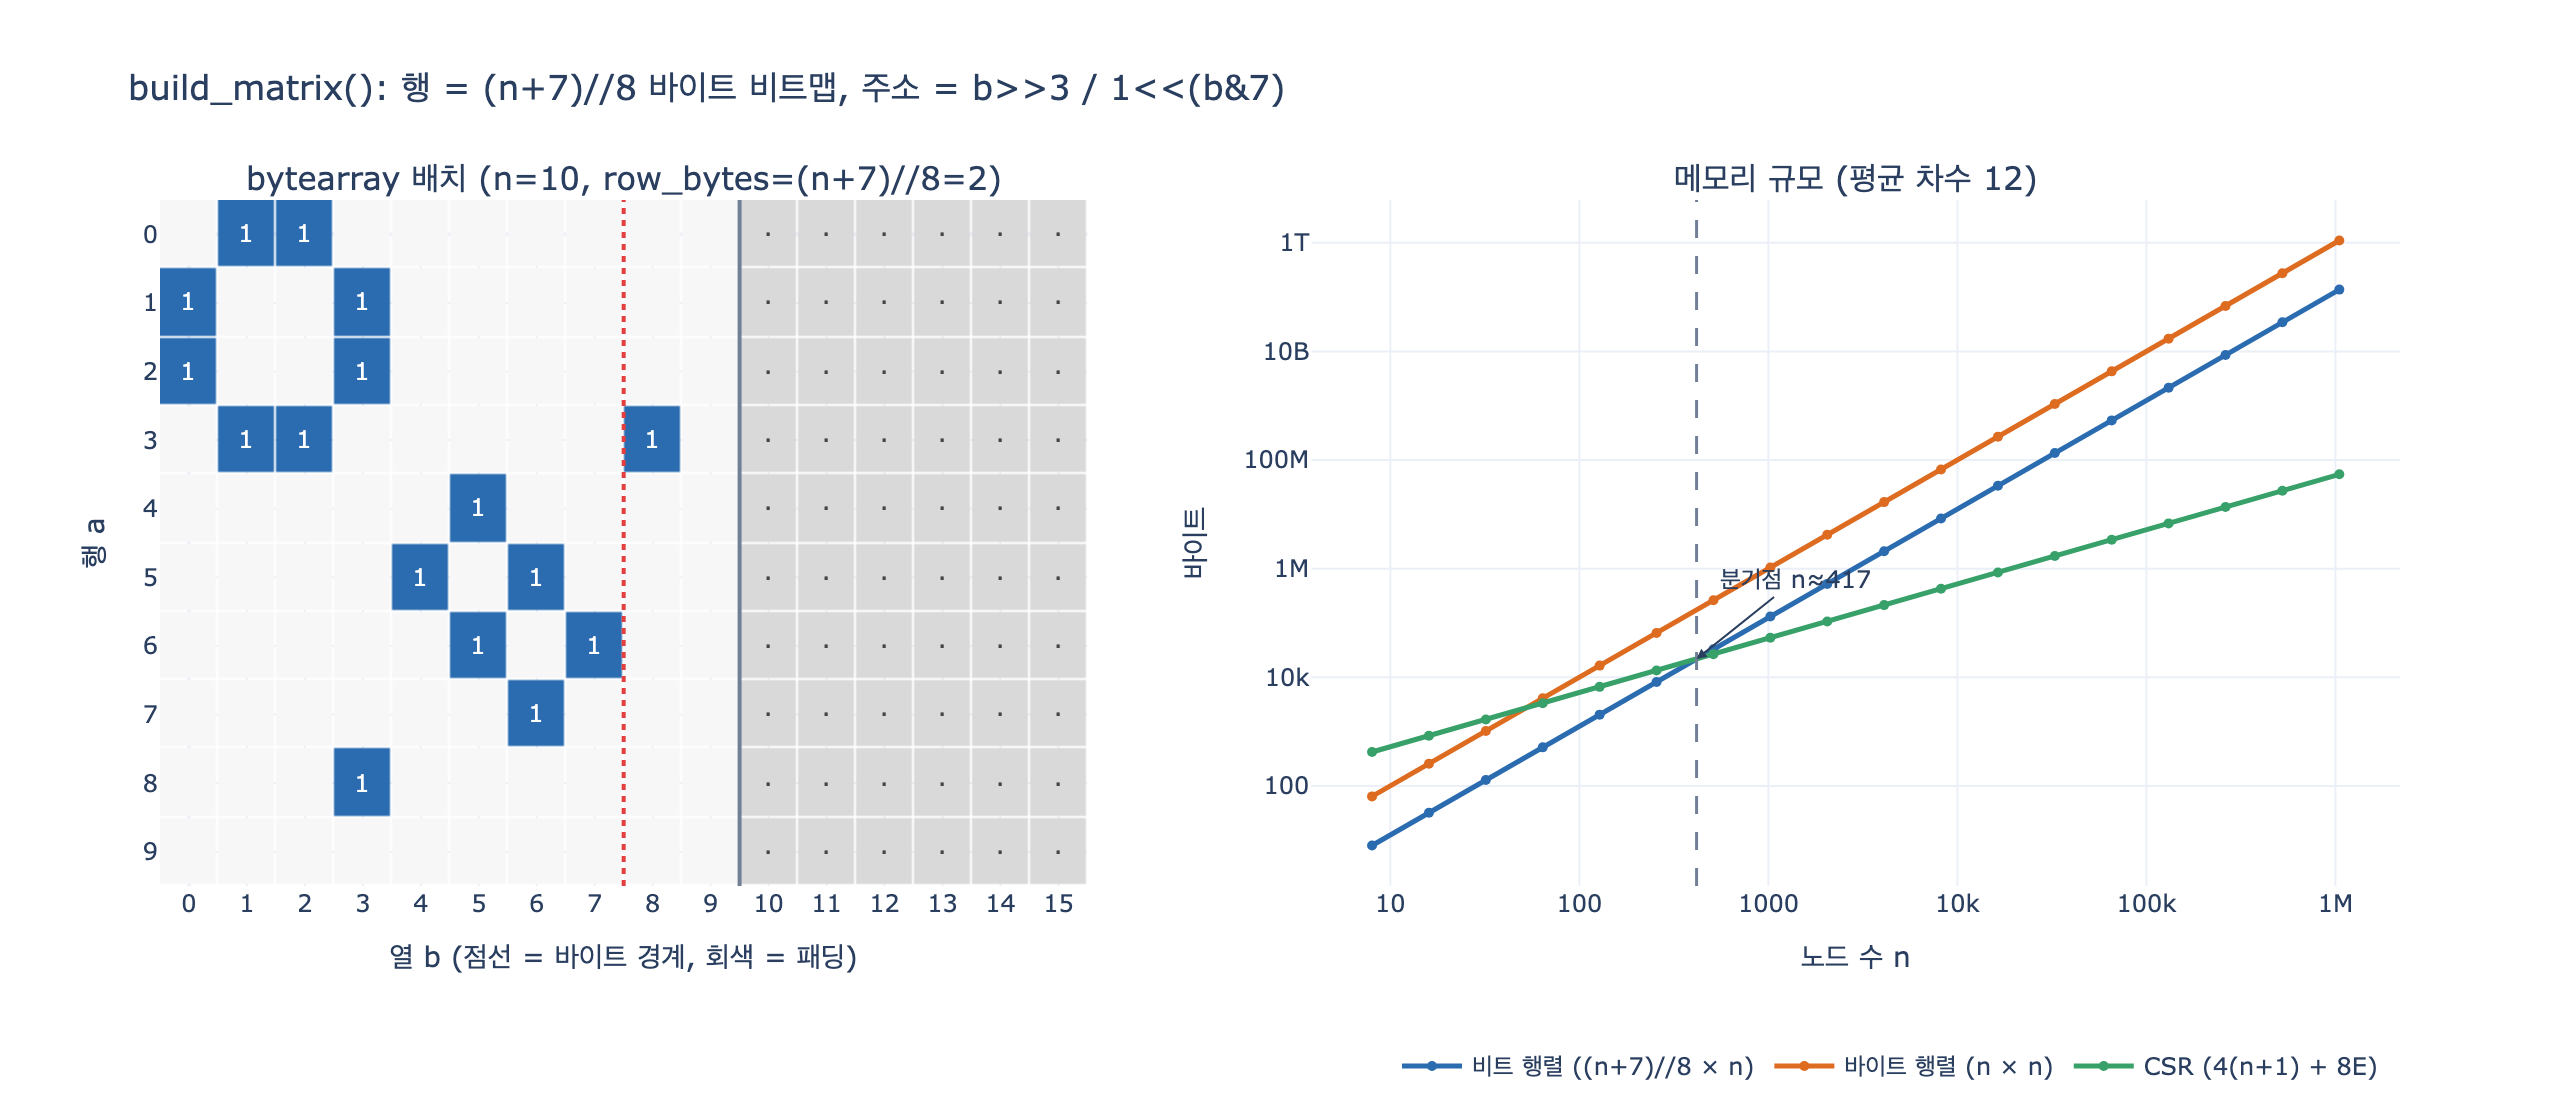

Generate this figure with Python:
# %% [markdown]
# # `build_matrix()` — 인접 행렬을 비트맵으로 압축해 담기
#
# 8장 `ex1_three_forms.py`의 `build_matrix()`는 인접 행렬을 **행마다 비트맵 한 줄**로 만들어
# 하나의 평평한 `bytearray`에 담는다.
#
# - 한 행의 크기: $\lceil n/8 \rceil$ 바이트 = 파이썬 정수 연산으로 `(n + 7) // 8`
# - 전체 크기: `row_bytes * n` 바이트 (`bytearray` 하나, 중첩 없음)
# - 원소 $(a, b)$의 자리: **바이트는 `b >> 3`, 비트는 `1 << (b & 7)`**
#
# $$\text{addr}(a,b) = a \cdot \texttt{row\_bytes} + \left\lfloor \frac{b}{8} \right\rfloor,
# \qquad \text{mask}(b) = 2^{\,b \bmod 8}$$
#
# 필요 패키지: plotly, kaleido (마지막 시각화 셀에서만 사용. 없으면 그 셀만 건너뛴다)

# %%
import sys


def _show(fig):
    try:
        from IPython import get_ipython

        if get_ipython() is not None:
            fig.show()
    except ImportError:
        pass


# 아주 작은 무향 그래프. 노드 0~9, 노드 9는 일부러 고립시킨다.
N = 10
EDGES = [(0, 1), (0, 2), (1, 3), (2, 3), (3, 8), (4, 5), (5, 6), (6, 7)]
print("노드 수 n =", N)
print("엣지     =", EDGES)
# 출력: 노드 수 n = 10
# 출력: 엣지     = [(0, 1), (0, 2), (1, 3), (2, 3), (3, 8), (4, 5), (5, 6), (6, 7)]

# %% [markdown]
# ## 1단계 — 왜 `(n + 7) // 8`인가
#
# 한 행에는 비트가 $n$개 필요하다. 그런데 메모리는 **바이트 단위**로만 살 수 있다.
# 그래서 8로 나눈 뒤 **올림**해야 한다.
#
# $$\texttt{(n + 7) // 8} \;=\; \left\lceil \frac{n}{8} \right\rceil$$
#
# `+7`은 「나머지가 1이라도 있으면 한 칸 더」를 정수 나눗셈만으로 표현하는 관용구다.
# 부동소수점(`math.ceil(n/8)`)을 쓰지 않아 큰 $n$에서도 오차가 없다.

# %%
import math

print(f"{'n':>4} {'(n+7)//8':>10} {'ceil(n/8)':>10} {'n//8':>6} {'낭비 비트':>9}")
for n in (1, 7, 8, 9, 15, 16, 17, 63, 64, 10_000):
    row_bytes = (n + 7) // 8
    print(f"{n:>4} {row_bytes:>10} {math.ceil(n / 8):>10} {n // 8:>6} {row_bytes * 8 - n:>9}")
# 출력:    n   (n+7)//8  ceil(n/8)   n//8     낭비 비트
# 출력:    1          1          1      0         7
# 출력:    7          1          1      0         1
# 출력:    8          1          1      1         0
# 출력:    9          2          2      1         7
# 출력:   15          2          2      1         1
# 출력:   16          2          2      2         0
# 출력:   17          3          3      2         7
# 출력:   63          8          8      7         1
# 출력:   64          8          8      8         0
# 출력: 10000       1250       1250   1250         0
# (n//8 은 내림이라 9→1, 15→1, 63→7 로 틀린다. 반드시 올림이어야 한다.)

# %%
# n // 8 은 틀린다(내림). 큰 n 에서 float 은 정밀도가 무너진다.
big = 2**53 + 1
print("(n+7)//8  =", (big + 7) // 8)
print("ceil(n/8) =", math.ceil(big / 8), "  ← float 로 반올림되어 어긋난다")
print("일치?     =", (big + 7) // 8 == math.ceil(big / 8))
# 출력: (n+7)//8  = 1125899906842625
# 출력: ceil(n/8) = 1125899906842624   ← float 로 반올림되어 어긋난다
# 출력: 일치?     = False

# %% [markdown]
# ## 2단계 — 비트 주소 계산: `b >> 3` 과 `b & 7`
#
# 비트 번호 $b$를 (바이트 번호, 바이트 안의 비트 번호)로 쪼개는 일은 그냥 **8로 나눈 몫과 나머지**다.
# 8은 $2^3$이므로 나눗셈 대신 시프트/마스크로 쓴다.
#
# $$b \gg 3 = \left\lfloor \frac{b}{8} \right\rfloor, \qquad b \,\&\, 7 = b \bmod 8$$
#
# `7 = 0b111`이라 하위 3비트만 남기고, `>> 3`은 그 하위 3비트를 버린다.
# 두 연산이 $b$의 비트를 **겹치지 않게 정확히 나눠 갖는다**.

# %%
print(f"{'b':>3} {'2진수':>10} {'b>>3':>5} {'b&7':>4} {'divmod(b,8)':>13} {'1<<(b&7)':>9} {'마스크':>10}")
for b in (0, 1, 5, 7, 8, 9, 15, 16, 23, 42):
    print(
        f"{b:>3} {bin(b):>10} {b >> 3:>5} {b & 7:>4} {str(divmod(b, 8)):>13} "
        f"{1 << (b & 7):>9} {format(1 << (b & 7), '08b'):>10}"
    )
# 출력:   b        2진수  b>>3  b&7   divmod(b,8)  1<<(b&7)        마스크
# 출력:   0        0b0     0    0        (0, 0)         1   00000001
# 출력:   1        0b1     0    1        (0, 1)         2   00000010
# 출력:   5      0b101     0    5        (0, 5)        32   00100000
# 출력:   7      0b111     0    7        (0, 7)       128   10000000
# 출력:   8     0b1000     1    0        (1, 0)         1   00000001
# 출력:   9     0b1001     1    1        (1, 1)         2   00000010
# 출력:  15     0b1111     1    7        (1, 7)       128   10000000
# 출력:  16    0b10000     2    0        (2, 0)         1   00000001
# 출력:  23    0b10111     2    7        (2, 7)       128   10000000
# 출력:  42   0b101010     5    2        (5, 2)         4   00000100

# %%
# 항등식 확인: 모든 b 에 대해 (b>>3, b&7) == divmod(b, 8)
ok = all((b >> 3, b & 7) == divmod(b, 8) for b in range(100_000))
# 그리고 b = 8*(b>>3) + (b&7) 로 되돌릴 수 있다 (정보 손실 없음)
back = all(8 * (b >> 3) + (b & 7) == b for b in range(100_000))
print("(b>>3, b&7) == divmod(b, 8) :", ok)
print("8*(b>>3) + (b&7) == b       :", back)
# 출력: (b>>3, b&7) == divmod(b, 8) : True
# 출력: 8*(b>>3) + (b&7) == b       : True

# %% [markdown]
# ## 3단계 — set / test / clear
#
# 비트 하나를 다루는 세 가지 연산. 마스크 $m = 2^{b \bmod 8}$ 를 만들어 놓고,
#
# | 하는 일 | 연산 | 뜻 |
# |---|---|---|
# | **set** (엣지 추가) | `buf[i] \|= m` | 그 비트만 1로 |
# | **test** (엣지 확인) | `bool(buf[i] & m)` | 그 비트만 남기고 본다 |
# | **clear** (엣지 삭제) | `buf[i] &= ~m & 0xFF` | 그 비트만 0으로 |
#
# `|=`(OR)는 **멱등(idempotent)**이다. 같은 엣지를 두 번 넣어도 결과가 같다.
# 그래서 `build_matrix()`는 중복 엣지를 따로 걸러내지 않는다.

# %%
def bit_addr(a, b, row_bytes):
    """(행 a, 열 b) → (바이트 인덱스, 비트 마스크)"""
    return a * row_bytes + (b >> 3), 1 << (b & 7)


def bit_set(m, a, b, row_bytes):
    i, mask = bit_addr(a, b, row_bytes)
    m[i] |= mask


def bit_test(m, a, b, row_bytes):
    i, mask = bit_addr(a, b, row_bytes)
    return bool(m[i] & mask)


def bit_clear(m, a, b, row_bytes):
    i, mask = bit_addr(a, b, row_bytes)
    m[i] &= ~mask & 0xFF  # 파이썬 int 는 무한 비트라 0xFF 로 잘라 준다


ROW_BYTES = (N + 7) // 8
probe = bytearray(ROW_BYTES * N)
print("row_bytes =", ROW_BYTES, " 전체 =", len(probe), "바이트")
print("초기 (3,8)  :", bit_test(probe, 3, 8, ROW_BYTES))
bit_set(probe, 3, 8, ROW_BYTES)
print("set 후      :", bit_test(probe, 3, 8, ROW_BYTES))
bit_set(probe, 3, 8, ROW_BYTES)  # 두 번 넣어도 같다 (멱등)
print("두 번 set 후:", bit_test(probe, 3, 8, ROW_BYTES), " 행 3 바이트 =", list(probe[3 * ROW_BYTES : 4 * ROW_BYTES]))
bit_clear(probe, 3, 8, ROW_BYTES)
print("clear 후    :", bit_test(probe, 3, 8, ROW_BYTES), " 행 3 바이트 =", list(probe[3 * ROW_BYTES : 4 * ROW_BYTES]))
# 출력: row_bytes = 2  전체 = 20 바이트
# 출력: 초기 (3,8)  : False
# 출력: set 후      : True
# 출력: 두 번 set 후: True  행 3 바이트 = [0, 1]
# 출력: clear 후    : False  행 3 바이트 = [0, 0]

# %% [markdown]
# ## 4단계 — 원본 `build_matrix()` 그대로
#
# 무향 그래프이므로 **대칭 두 곳**을 함께 켠다. `(a,b)`와 `(b,a)`.

# %%
def build_matrix(edges, n):
    """인접 행렬. n×n 비트. 여기서는 bytearray 한 줄에 n비트씩."""
    row_bytes = (n + 7) // 8
    m = bytearray(row_bytes * n)
    for a, b in edges:
        m[a * row_bytes + (b >> 3)] |= 1 << (b & 7)
        m[b * row_bytes + (a >> 3)] |= 1 << (a & 7)
    return m


M = build_matrix(EDGES, N)
print("bytearray 길이 =", len(M), "( = row_bytes * n =", ROW_BYTES, "*", N, ")")
print("바이트 값      =", list(M))
print("hex            =", M.hex(" "))
# 출력: bytearray 길이 = 20 ( = row_bytes * n = 2 * 10 )
# 출력: 바이트 값      = [6, 0, 9, 0, 9, 0, 6, 1, 32, 0, 80, 0, 160, 0, 64, 0, 8, 0, 0, 0]
# 출력: hex            = 06 00 09 00 09 00 06 01 20 00 50 00 a0 00 40 00 08 00 00 00

# %%
# 행을 비트 문자열로 펼쳐 본다. 열 b 는 왼쪽부터 0,1,2,... 순서.
def row_bits(m, a, n, row_bytes):
    return "".join("1" if bit_test(m, a, b, row_bytes) else "." for b in range(n))


print("     열: 0123456789")
for a in range(N):
    print(f"행 {a}   : {row_bits(M, a, N, ROW_BYTES)}   바이트={list(M[a * ROW_BYTES : (a + 1) * ROW_BYTES])}")
# 출력:      열: 0123456789
# 출력: 행 0   : .11.......   바이트=[6, 0]
# 출력: 행 1   : 1..1......   바이트=[9, 0]
# 출력: 행 2   : 1..1......   바이트=[9, 0]
# 출력: 행 3   : .11.....1.   바이트=[6, 1]
# 출력: 행 4   : .....1....   바이트=[32, 0]
# 출력: 행 5   : ....1.1...   바이트=[80, 0]
# 출력: 행 6   : .....1.1..   바이트=[160, 0]
# 출력: 행 7   : ......1...   바이트=[64, 0]
# 출력: 행 8   : ...1......   바이트=[8, 0]
# 출력: 행 9   : ..........   바이트=[0, 0]

# %% [markdown]
# ### 함정 — 비트 순서는 사람이 읽는 순서와 반대다
#
# `1 << (b & 7)`은 열 $b$를 **하위 비트(LSB)부터** 채운다. 그래서 `format(byte, '08b')`로
# 찍으면(MSB 먼저) 열 순서가 뒤집혀 보인다. 행 0의 이웃이 열 1,2인데 바이트 값은 `6 = 0b00000110`이다.

# %%
b0 = M[0]
print("행 0 첫 바이트 =", b0, "=", format(b0, "08b"), "(MSB 먼저: 사람이 읽는 관습)")
print("열 순서(b=0..7):", "".join("1" if b0 >> b & 1 else "." for b in range(8)), "(LSB 먼저: 코드가 쓰는 순서)")
print("format 문자열  :", format(b0, "08b"), "→ 뒤집으면", format(b0, "08b")[::-1])
# 출력: 행 0 첫 바이트 = 6 = 00000110 (MSB 먼저: 사람이 읽는 관습)
# 출력: 열 순서(b=0..7): .11..... (LSB 먼저: 코드가 쓰는 순서)
# 출력: format 문자열  : 00000110 → 뒤집으면 01100000

# %%
# 대칭성 확인: 무향이므로 M[a][b] == M[b][a] 여야 한다.
sym = all(bit_test(M, a, b, ROW_BYTES) == bit_test(M, b, a, ROW_BYTES) for a in range(N) for b in range(N))
ones = sum(bin(byte).count("1") for byte in M)
print("대칭?          =", sym)
print("켜진 비트 수   =", ones, "( = 2E =", 2 * len(EDGES), ")")
print("낭비 비트 수   =", ROW_BYTES * 8 * N - N * N, "(패딩: 행마다", ROW_BYTES * 8 - N, "비트)")
# 출력: 대칭?          = True
# 출력: 켜진 비트 수   = 16 ( = 2E = 16 )
# 출력: 낭비 비트 수   = 60 (패딩: 행마다 6 비트)

# %% [markdown]
# ## 5단계 — 8배를 아끼지만 $n^2$은 못 벗어난다
#
# 비트맵은 「원소당 1바이트」 방식보다 (패딩을 빼면) **8배** 작다. 그런데 여전히 $\Theta(n^2)$다.
#
# $$\text{bits} = n \cdot \left\lceil \frac{n}{8} \right\rceil \text{ bytes} \approx \frac{n^2}{8},
# \qquad \text{CSR} = 4(n+1) + 8E$$
#
# 그리고 **엣지가 몇 개든 크기가 같다**. 이게 인접 행렬의 본질이다.

# %%
def bit_bytes(n):
    return ((n + 7) // 8) * n  # build_matrix 가 실제로 잡는 크기


def byte_bytes(n):
    return n * n  # 원소당 1바이트 (bytearray(n*n)) 또는 numpy bool


def csr_bytes(n, avg_deg=12):
    e = n * avg_deg // 2
    return 4 * (n + 1) + 4 * 2 * e  # 32비트 정수 배열 두 개


print(f"{'n':>9} {'비트 행렬':>14} {'바이트 행렬':>14} {'CSR(deg12)':>13} {'비트/CSR':>10}")
for n in (10, 100, 416, 1_000, 20_000, 1_000_000):
    b, y, c = bit_bytes(n), byte_bytes(n), csr_bytes(n)
    print(f"{n:>9,} {b:>14,} {y:>14,} {c:>13,} {b / c:>9.2f}x")
# 출력:         n          비트 행렬         바이트 행렬    CSR(deg12)     비트/CSR
# 출력:        10             20            100           524      0.04x
# 출력:       100          1,300         10,000         5,204      0.25x
# 출력:       416         21,632        173,056        21,636      1.00x
# 출력:     1,000        125,000      1,000,000        52,004      2.40x
# 출력:    20,000     50,000,000    400,000,000     1,040,004     48.08x
# 출력: 1,000,000 125,000,000,000 1,000,000,000,000    52,000,004   2403.85x

# %%
# 실제 bytearray 로 확인 (책의 N=20,000 과 같은 규모는 50MB 라서 여기선 2,000 으로)
n = 2_000
real = build_matrix([(0, 1), (5, 1999)], n)
print("sys.getsizeof(bytearray) =", f"{sys.getsizeof(real):,}", "바이트")
print("공식 ((n+7)//8)*n        =", f"{bit_bytes(n):,}", "바이트 (+ 객체 헤더)")
print("엣지 2개짜리인데 크기는  =", f"{bit_bytes(n) / 1024:.0f} KB — 엣지 수와 무관하다")
# 출력: sys.getsizeof(bytearray) = 500,057 바이트
# 출력: 공식 ((n+7)//8)*n        = 500,000 바이트 (+ 객체 헤더)
# 출력: 엣지 2개짜리인데 크기는  = 488 KB — 엣지 수와 무관하다

# %%
# 손익 분기점: 평균 차수 12 에서 비트 행렬이 CSR 보다 커지는 n
cross = next(n for n in range(1, 5_000) if bit_bytes(n) > csr_bytes(n))
print("평균 차수 12 기준 분기점 n ≈", cross)
print("→ 노드 수가", cross, "을 넘으면 비트 행렬이 CSR 보다 커진다. 8.1절의 «수천 개 이하»가 이 이야기.")
# 출력: 평균 차수 12 기준 분기점 n ≈ 417
# 출력: → 노드 수가 417 을 넘으면 비트 행렬이 CSR 보다 커진다. 8.1절의 «수천 개 이하»가 이 이야기.

# %% [markdown]
# ## 6단계 — 그림으로
#
# 왼쪽: 작은 그래프의 비트맵. 점선이 **바이트 경계**($\lceil n/8 \rceil = 2$ 바이트/행)이고
# 오른쪽 회색 띠가 패딩(낭비 비트)이다.
# 오른쪽: $n$이 커질 때의 메모리. 비트 행렬은 기울기 2(즉 $n^2$)라서 CSR(기울기 1)을 반드시 추월한다.

# %%
try:
    import plotly.graph_objects as go
    from plotly.subplots import make_subplots

    total_cols = ROW_BYTES * 8  # 패딩까지 포함한 실제 비트 폭
    grid = [[bit_test(M, a, b, ROW_BYTES) * 1 if b < N else -1 for b in range(total_cols)] for a in range(N)]
    text = [["1" if v == 1 else ("" if v == 0 else "·") for v in row] for row in grid]

    fig = make_subplots(
        rows=1,
        cols=2,
        column_widths=[0.46, 0.54],
        subplot_titles=(
            f"bytearray 배치 (n={N}, row_bytes=(n+7)//8={ROW_BYTES})",
            "메모리 규모 (평균 차수 12)",
        ),
    )

    fig.add_trace(
        go.Heatmap(
            z=grid,
            text=text,
            texttemplate="%{text}",
            colorscale=[[0.0, "#d9d9d9"], [0.5, "#f7f7f7"], [1.0, "#2b6cb0"]],
            zmin=-1,
            zmax=1,
            showscale=False,
            xgap=1,
            ygap=1,
            hovertemplate="행 a=%{y}, 열 b=%{x}<br>바이트 b>>3=%{customdata[0]}, 마스크 1<<(b&7)=%{customdata[1]}<extra></extra>",
            customdata=[[[b >> 3, 1 << (b & 7)] for b in range(total_cols)] for _ in range(N)],
        ),
        row=1,
        col=1,
    )
    for k in range(1, ROW_BYTES):
        fig.add_vline(x=k * 8 - 0.5, line=dict(color="#e53e3e", width=2, dash="dot"), row=1, col=1)
    fig.add_vline(x=N - 0.5, line=dict(color="#718096", width=2), row=1, col=1)

    ns = [2**k for k in range(3, 21)]
    for name, fn, color in (
        ("비트 행렬 ((n+7)//8 × n)", bit_bytes, "#2b6cb0"),
        ("바이트 행렬 (n × n)", byte_bytes, "#dd6b20"),
        ("CSR (4(n+1) + 8E)", csr_bytes, "#38a169"),
    ):
        fig.add_trace(
            go.Scatter(
                x=ns,
                y=[fn(n) for n in ns],
                mode="lines+markers",
                name=name,
                line=dict(color=color, width=2.5),
                marker=dict(size=5),
            ),
            row=1,
            col=2,
        )
    fig.add_vline(x=cross, line=dict(color="#718096", width=1.5, dash="dash"), row=1, col=2)
    fig.add_annotation(
        x=math.log10(cross), y=math.log10(csr_bytes(cross)), xref="x2", yref="y2",
        text=f"분기점 n≈{cross}", showarrow=True, arrowhead=2, ax=50, ay=-40,
    )

    fig.update_yaxes(autorange="reversed", title_text="행 a", dtick=1, row=1, col=1)
    fig.update_xaxes(title_text="열 b (점선 = 바이트 경계, 회색 = 패딩)", dtick=1, row=1, col=1)
    fig.update_xaxes(type="log", title_text="노드 수 n", row=1, col=2)
    fig.update_yaxes(type="log", title_text="바이트", row=1, col=2)
    fig.update_layout(
        title_text="build_matrix(): 행 = (n+7)//8 바이트 비트맵, 주소 = b>>3 / 1<<(b&7)",
        template="plotly_white",
        width=1280,
        height=560,
        legend=dict(orientation="h", y=-0.22, x=0.55),
    )

    _show(fig)
    fig.write_image("expy.png", scale=2)
    print("expy.png 저장 완료")
except ImportError as e:  # 필요 패키지: plotly, kaleido
    print("시각화 생략 (필요 패키지: plotly, kaleido):", e)
# 출력: expy.png 저장 완료

# %% [markdown]
# ## 정리
#
# 1. 행 하나 = `(n + 7) // 8` 바이트 = $\lceil n/8 \rceil$. `+7`이 올림 관용구다.
# 2. 전체는 `bytearray(row_bytes * n)` **하나**. 2차원 리스트가 아니라 평평한 1차원이다.
# 3. 원소 $(a,b)$의 바이트는 `a * row_bytes + (b >> 3)`, 비트 마스크는 `1 << (b & 7)`.
# 4. `>> 3`과 `& 7`은 각각 8로 나눈 **몫**과 **나머지**다 ($8 = 2^3$).
# 5. set은 `|=`(멱등), test는 `& mask`, clear는 `&= ~mask & 0xFF`.
# 6. 8배를 아껴도 $\Theta(n^2)$는 그대로다. 평균 차수 12라면 노드 수 400여 개에서 이미 CSR에 진다.
